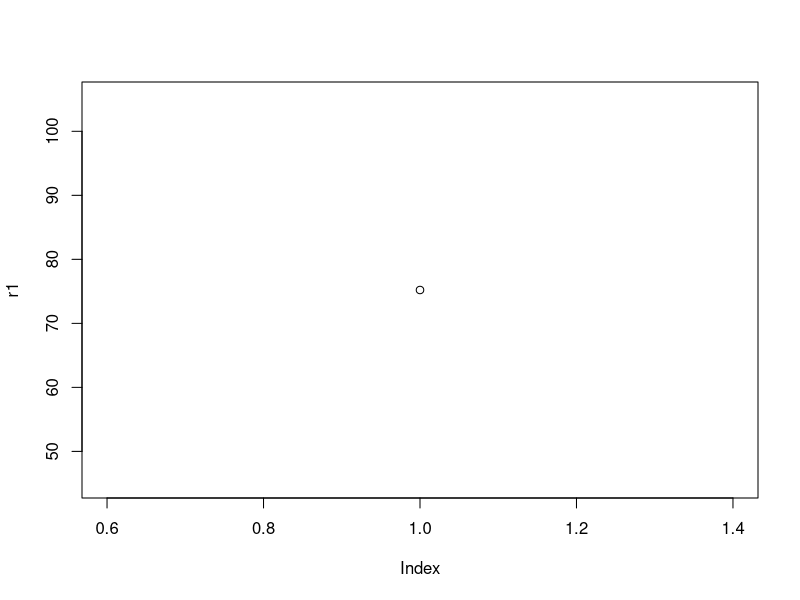
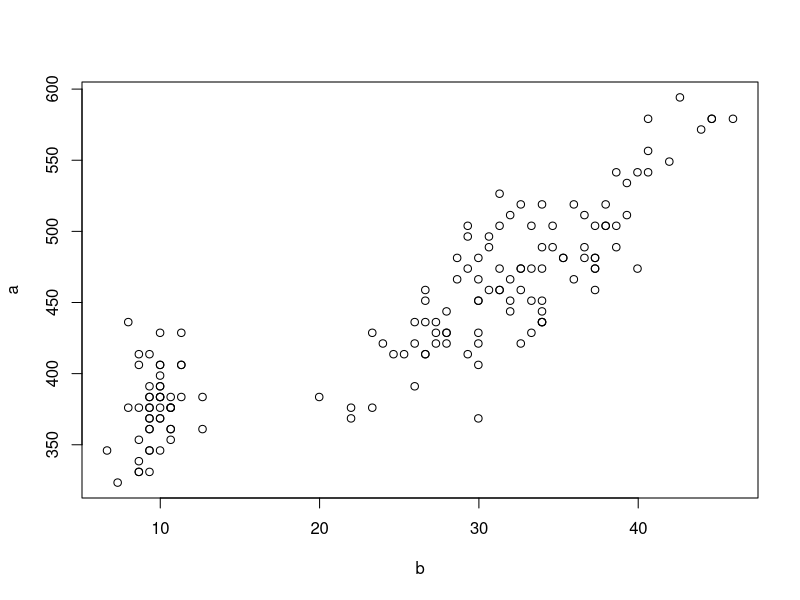
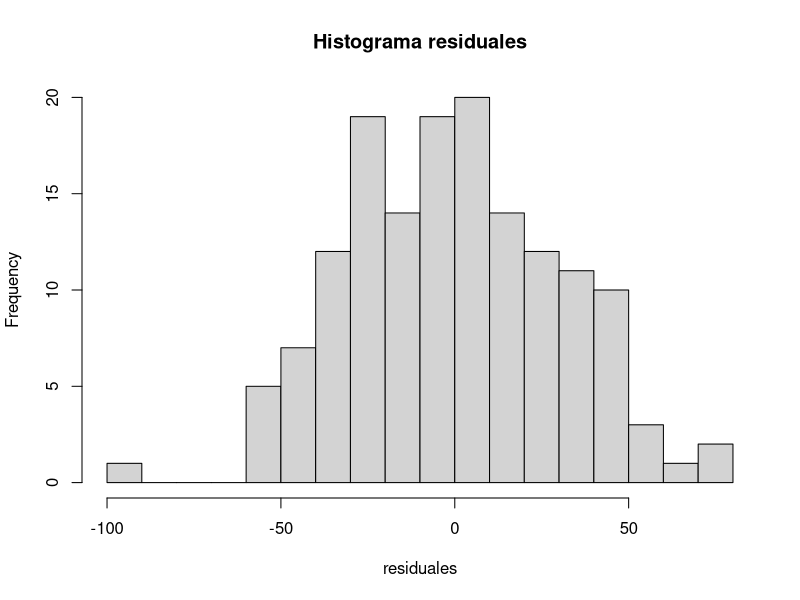
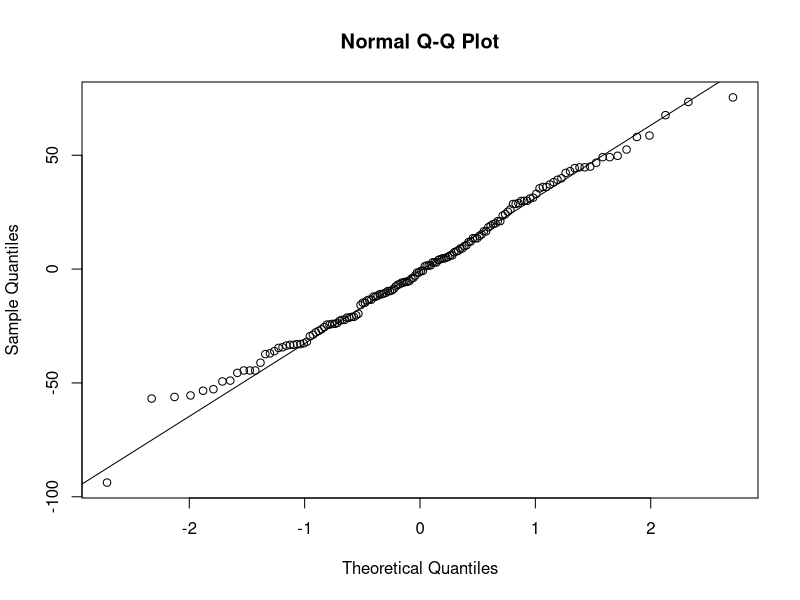
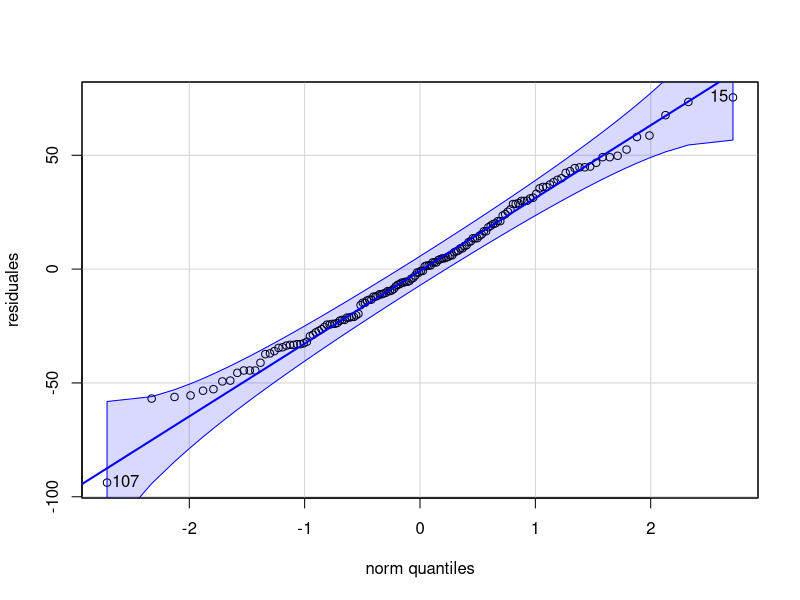
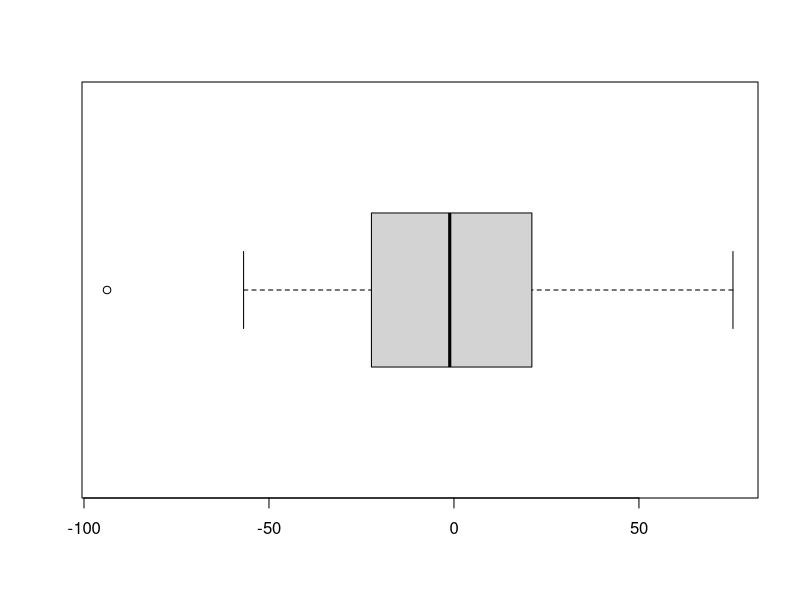
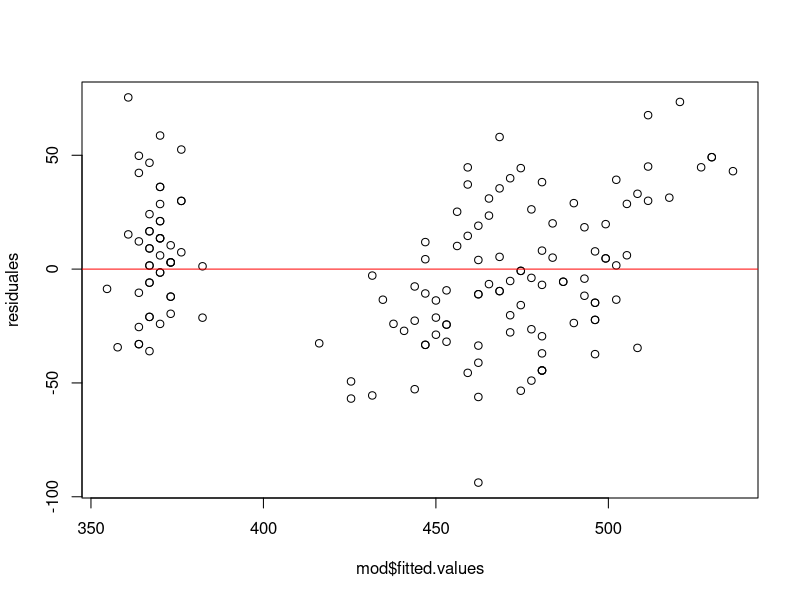
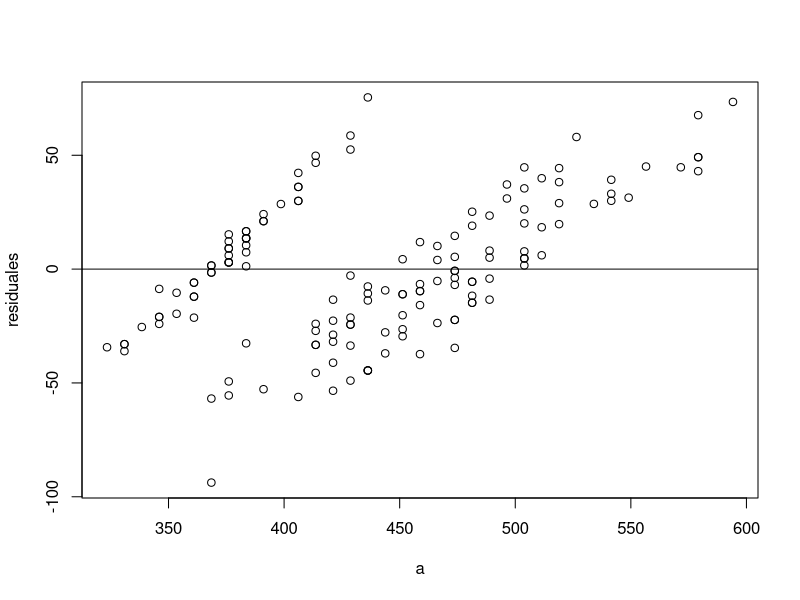

The R source for these figures, in order:
########## Puede copiar y pegar a partir de aquí##################

library(datasets)


set.seed(222)
r1=runif(1,min=10, max=80)
r2=runif(1,min=5, max=30)

plot(r1)
graphics.off()

data(iris)


a<-iris$Sepal.Length*r1
b<-iris$Petal.Length*r2

plot(b,a)
datos1=data.frame("presupuesto_mercadeo"=b, "ventas_totales"=a)
#### acá finaliza el código de r


modelo=lm(a~b)
summary(modelo)

confint(modelo,level=0.50)


predict(modelo, interval="confidence")


residuales=modelo$residuals

mod=modelo

###############Cargar paquetes


library(car)
library(tseries)
library(nortest)
library(goftest)
library(lmtest)

#1. prueba normalidad ####

##1.1 Normalidad - Pruebas gráficas #####

#Histograma

hist(residuales, main="Histograma residuales", breaks=20)

#qqplot sencillo

qqnorm(residuales)
qqline(residuales)

#qqplot fancy
qqPlot(residuales)


boxplot(residuales, horizontal = T)

##1.2 Normalidad -pruebas estadísticas #########


shapiro.test(residuales) ##shapiro wilk

jarque.bera.test(residuales) ###jarque bera test

stats::ks.test(residuales,pnorm,0,sd(residuales)) ####kolmogorov smirnov

ad.test(residuales, pnorm, 0, sd(residuales))  ###Anderson darling
help(ad.test)
cvm.test(residuales,pnorm, 0, sd(residuales)) ###Cramer von mises

#2. prueba varianza constante - Homocedasticidad ####

##2.1 Homocedasticidad -Pruebas gráficas #####


plot(mod$fitted.values,residuales)
abline(h=0, col="red")

plot(a,residuales)
abline(h=0)

##2.2 Homocedasticidad -Pruebas estadísticas #####

bptest(mod)



#3. prueba independencia  #####


##3.1 Independencia-Pruebas GRáficas #####

plot(residuales)
abline(h=0)
par(mfrow=c(1,2)) ###Separar la ventana de los gráficos
acf(residuales)
pacf(residuales)

##3.2 Independencia-Pruebas estadísticas #####

dwtest(mod) 

bgtest(mod)





#####Ejercicio 2 

########## Puede copiar y pegar a partir de aquí##################

library(datasets)


set.seed(222)
r1=runif(1,min=10, max=80)
r2=runif(1,min=5, max=30)


data(iris)


a<-iris$Sepal.Width*r1
b<-iris$Petal.Width*r2

plot(b,a)
datos1=data.frame("presupuesto_mercadeo"=b, "ventas_totales"=a)
  #### acá finaliza el código de r


modelo=lm(a~b)
summary(modelo)

confint(modelo,level=0.50)


predict(modelo, interval="confidence")


residuales=modelo$residuals

mod=modelo

###############Cargar paquetes


library(car)
library(tseries)
library(nortest)
library(goftest)
library(lmtest)

#1. prueba normalidad ####

##1.1 Normalidad - Pruebas gráficas #####

#Histograma

hist(residuales, main="Histograma residuales", breaks=20)

#qqplot sencillo

qqnorm(residuales)
qqline(residuales)

#qqplot fancy
qqPlot(residuales)


boxplot(residuales, horizontal = T)

##1.2 Normalidad -pruebas estadísticas #########


shapiro.test(residuales) ##shapiro wilk

jarque.bera.test(residuales) ###jarque bera test

stats::ks.test(residuales,pnorm,0,sd(residuales)) ####kolmogorov smirnov

ad.test(residuales, pnorm, 0, sd(residuales))  ###Anderson darling
help(ad.test)
cvm.test(residuales,pnorm, 0, sd(residuales)) ###Cramer von mises

#2. prueba varianza constante - Homocedasticidad ####

##2.1 Homocedasticidad -Pruebas gráficas #####


plot(mod$fitted.values,residuales)
abline(h=0, col="red")

plot(a,residuales)
abline(h=0)

##2.2 Homocedasticidad -Pruebas estadísticas #####

bptest(mod)



#3. prueba independencia  #####


##3.1 Independencia-Pruebas GRáficas #####

plot(residuales)
abline(h=0)
par(mfrow=c(1,2)) ###Separar la ventana de los gráficos
acf(residuales)
pacf(residuales)

##3.2 Independencia-Pruebas estadísticas #####

dwtest(mod) 

bgtest(mod)
